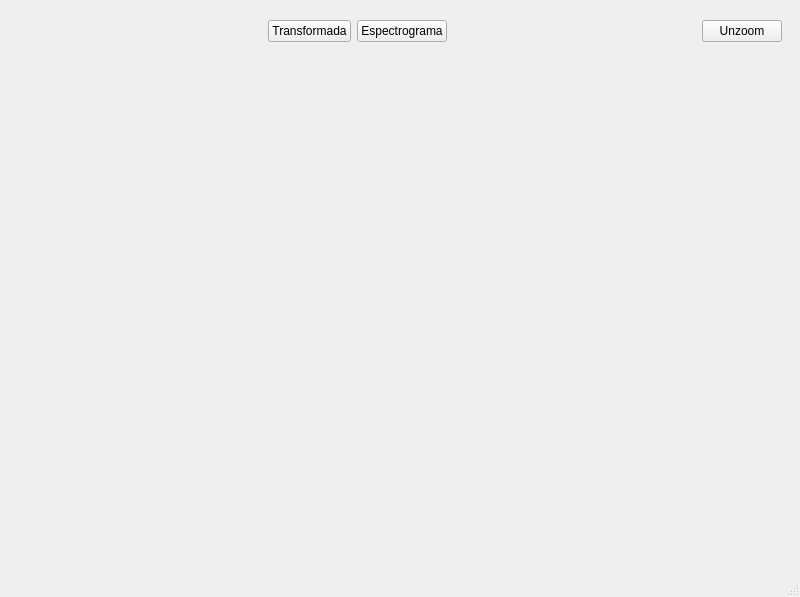
<?xml version="1.0" encoding="UTF-8"?>
<ui version="4.0">
 <class>MainWindow</class>
 <widget class="QMainWindow" name="MainWindow">
  <property name="geometry">
   <rect>
    <x>0</x>
    <y>0</y>
    <width>800</width>
    <height>597</height>
   </rect>
  </property>
  <property name="windowTitle">
   <string>Plot</string>
  </property>
  <widget class="QWidget" name="centralwidget">
   <layout class="QGridLayout" name="gridLayout">
    <item row="2" column="1">
     <widget class="QWidget" name="plotContainer" native="true"/>
    </item>
    <item row="0" column="1">
     <widget class="QWidget" name="widget_2" native="true">
      <property name="maximumSize">
       <size>
        <width>16777215</width>
        <height>45</height>
       </size>
      </property>
      <layout class="QGridLayout" name="gridLayout_2">
       <item row="0" column="1">
        <widget class="QPushButton" name="fourierButton">
         <property name="text">
          <string>Transformada</string>
         </property>
        </widget>
       </item>
       <item row="0" column="4">
        <widget class="QPushButton" name="unZoomButton">
         <property name="text">
          <string>Unzoom</string>
         </property>
        </widget>
       </item>
       <item row="0" column="0">
        <spacer name="horizontalSpacer">
         <property name="orientation">
          <enum>Qt::Horizontal</enum>
         </property>
         <property name="sizeHint" stdset="0">
          <size>
           <width>40</width>
           <height>20</height>
          </size>
         </property>
        </spacer>
       </item>
       <item row="0" column="2">
        <widget class="QPushButton" name="spectButton">
         <property name="text">
          <string>Espectrograma</string>
         </property>
        </widget>
       </item>
       <item row="0" column="3">
        <spacer name="horizontalSpacer_2">
         <property name="orientation">
          <enum>Qt::Horizontal</enum>
         </property>
         <property name="sizeHint" stdset="0">
          <size>
           <width>40</width>
           <height>20</height>
          </size>
         </property>
        </spacer>
       </item>
      </layout>
     </widget>
    </item>
   </layout>
  </widget>
  <widget class="QMenuBar" name="menubar">
   <property name="geometry">
    <rect>
     <x>0</x>
     <y>0</y>
     <width>800</width>
     <height>26</height>
    </rect>
   </property>
  </widget>
  <widget class="QStatusBar" name="statusbar"/>
 </widget>
 <tabstops>
  <tabstop>fourierButton</tabstop>
  <tabstop>spectButton</tabstop>
 </tabstops>
 <resources/>
 <connections/>
</ui>
